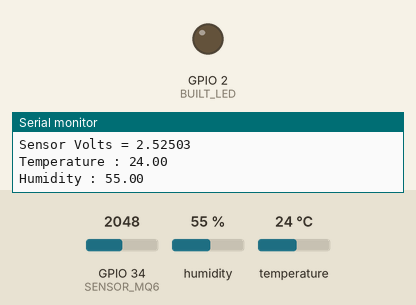
Simulated run of this program. Board: ESP32. Shown: output pins drawn as LEDs (lit = HIGH), the last lines printed to the serial monitor. Dashed ring = blinking. The inputs (shaded band) are chosen by the test bench; at power-on: GPIO 34 (SENSOR_MQ6) = 2048, humidity 55 %, temperature 24 °C. WiFi joins after 1.5 s; servers stay silent unless stated.

Above: at 2.7 s.
2.8 s: GPIO 34 (SENSOR_MQ6) set to 2730
4.5 s: GPIO 34 (SENSOR_MQ6) set to 2805
At 4.82 s:
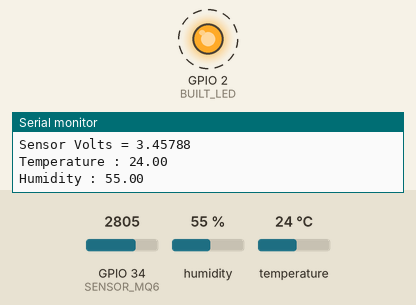
8.0 s: GPIO 34 (SENSOR_MQ6) set to 2047
At 9.2 s:
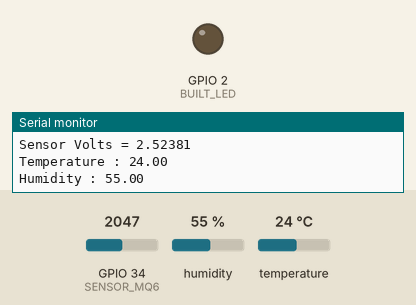
9.5 s: GPIO 34 (SENSOR_MQ6) set to 2866
At 9.91 s:
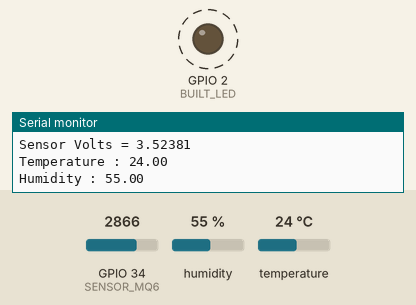
Timing chart, 0 to 14.0 s (numbered marks = the images above; inputs shaded):
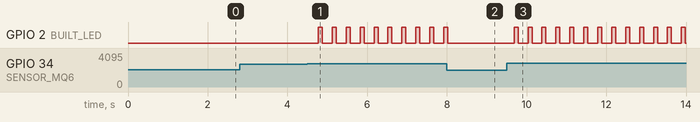

Measured:
- the behaviour switches between 2757 and 2758 on GPIO 34 (SENSOR_MQ6) (found by bisection; images 0 and 1)
- after the input at 4.5 s, GPIO 2 (BUILT_LED): alternates HIGH for 0.10 s and LOW for 0.25 s, starting after 0.27 s
- after the input at 8.0 s, GPIO 2 (BUILT_LED): goes on until 8.0 s, then stays LOW
- after the input at 9.5 s, GPIO 2 (BUILT_LED): alternates HIGH for 0.10 s and LOW for 0.25 s, starting after 0.19 s

The program:

main.cpp
```cpp
#include <Arduino.h>
#include "WiFi.h"
#include "DHT.h"

/* Author : Aslam Shaikh
*  Date : 07-03-2021
*  IDE : VS Code 1.54.1
*  Board : DOIT ESP32 DEVKIT V1
*/

#define WIFI_NETWORK "ASLAM SHAIKH 1" // defined constant value wifi ssid
#define WIFI_PASSWORD "8855954049poi" // defined constant value wifi pass
#define WIFI_TIMEOUT_MS 60000         // defined constant value 60 seconds
#define DHTTYPE DHT11                 // Setting up sensor DHT sensor type to DHT11

/*  GPIO D13 & GPIO D15 are used by WiFi.h Library
*   Connect Analog pin A0 of MQ6 to GPIO D34 pin
*   GPIO pin D34 is input only pin (also known as ADC1 CH6)
*/

#define SENSOR_MQ6 34 // MQ6 Sensor analog pin A0 at GPIO pin 34
#define LED_GREEN 13  // LED GREEN output pin at GPIO pin 13
#define LED_RED 12    // LED RED output pin at GPIO pin 12
#define BUILT_LED 2   // BUILTIN LED output at GPIO pin 02
#define DHT_PIN 4     // Set DHT11 sensor pin at GPIO pin 04

int sensorValue;   // For storing the analog input value from sensor to ESP32( max 4095 )
float sensorVolts; // For storing the voltage input value from sensor to ESP32 ( max 5.0 )
float temperature; // For storing the temperature input value from DHT11 sensor
float humidity;    // For storing the humidity input value from DHT11 sensor

// Initialize DHT sensor.
DHT dht(DHT_PIN, DHTTYPE);

float readDHTTemperature()
{
    float t = dht.readTemperature();
    if (isnan(t))
    {
        Serial.println("Failed to read from DHT sensor!");
        return 0.0;
    }
    else
    {
        return t;
    }
}

float readDHTHumidity()
{
    float h = dht.readHumidity();
    if (isnan(h))
    {
        Serial.println("Failed to read from DHT sensor!");
        return 0.0;
    }
    else
    {
        return h;
    }
}

void connectionToWiFi()
{
    Serial.print("\n\nConnecting to WiFi ");
    WiFi.mode(WIFI_STA);                     // sets ESP32 operating mode as station/client
    WiFi.begin(WIFI_NETWORK, WIFI_PASSWORD); // passed ssid and pass and started connection

    unsigned long startAttemptTime = millis(); // millis() assings starting time of ESP 32

    while (WiFi.status() != WL_CONNECTED && millis() - startAttemptTime < WIFI_TIMEOUT_MS)
    {
        Serial.print(" . "); // prints the " . " after every 100 milliseconds
        delay(100);          // this loop ends when ESP32 connects to the wifi
    }

    if (WiFi.status() != WL_CONNECTED)
    {
        Serial.println("\nFailed to Connect WiFi !"); // it prints the fail message on serial interface
    }
    else
    {
        Serial.print("\n\nConnected to WiFi ! IP add. : "); // it prints the success message on serial
        Serial.print(WiFi.localIP());                       // it prints the IP address of ESP32 on serial
    }
}

void readMQ6Sensor()
{

    // read analog input from GPIO 34 of ESP32 ( ADC1 CH6 == GPIO 34 )
    for (int i = 0; i < 100; i++)
    {
        // this loop reads the value 100 times then stores it
        sensorValue = sensorValue + analogRead(SENSOR_MQ6);
    }

    // ESP32 ADC max value 4095 and Voltage we used 5.0
    sensorValue = sensorValue / 100;            // get average reading
    sensorVolts = sensorValue * (5.0 / 4095.0); //convert to voltage

    // MQ6 sends 3.4V or above till max 5.0V to ESP32
    if (sensorVolts > 3.4)
    {
        Serial.println("\n\nGas detected !");
        Serial.printf("\nSensor Value = %.2f", (float)sensorValue);
        Serial.printf("\nSensor Volts = %.5f", (float)sensorVolts);
        Serial.printf("\nTemperature : %.2f", readDHTTemperature());
        Serial.printf("\nHumidity : %.2f", readDHTHumidity());

        digitalWrite(BUILT_LED, HIGH);
        delay(100);
        digitalWrite(BUILT_LED, LOW);
        delay(100);
    }
    else
    {
        Serial.println("\n\nGas not detected !");
        Serial.printf("\nSensor Value = %.2f", (float)sensorValue);
        Serial.printf("\nSensor Volts = %.5f", (float)sensorVolts);
        Serial.printf("\nTemperature : %.2f", readDHTTemperature());
        Serial.printf("\nHumidity : %.2f", readDHTHumidity());
        delay(200);
    }
    delay(100);
}

void setup()
{
    // put your setup code here, to run once:

    pinMode(BUILT_LED, OUTPUT);
    pinMode(SENSOR_MQ6, INPUT);

    Serial.begin(9600);
    connectionToWiFi();

    dht.begin();
}

void loop()
{
    // put your main code here, to run repeatedly:
    readMQ6Sensor();
}
```
